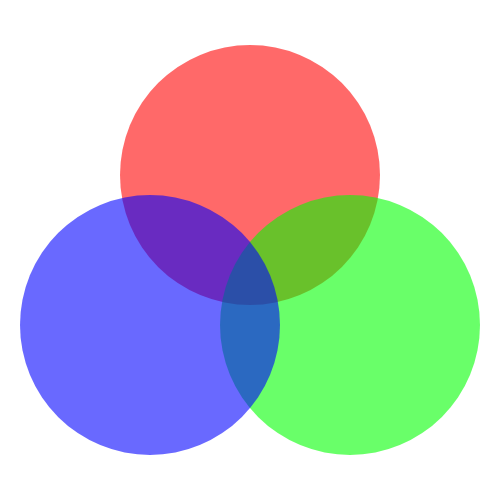
Frame 1 (no input)
Frame 60 (no input): identical to frame 1, image omitted
Frame 120 (the mouse pressed at the canvas centre since frame 60): identical to frame 1, image omitted

The p5.js sketch that drew this single still picture (run headless with seeded random() and noise() and a simulated clock; from frame 60 on, the mouse is pressed at the canvas centre):

// p5.js sketch
// ── sketch.js
function setup() {
  createCanvas(500, 500);
}

function draw() {
  background(255);
  
  noStroke();
  fill(255,0,0,150);  
  circle(250,175,260);

  fill(0,255,0,150);
  circle(350,325,260);
  
  fill(0,0,255,150);
  circle(150,325,260);
}
